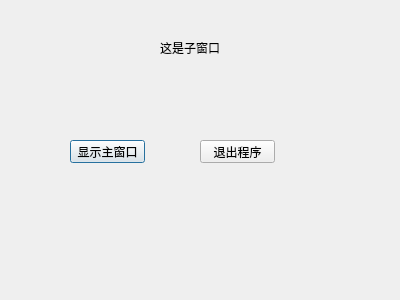
<?xml version="1.0" encoding="UTF-8"?>
<ui version="4.0">
 <class>Dialog</class>
 <widget class="QDialog" name="Dialog">
  <property name="geometry">
   <rect>
    <x>0</x>
    <y>0</y>
    <width>400</width>
    <height>300</height>
   </rect>
  </property>
  <property name="windowTitle">
   <string>Dialog</string>
  </property>
  <widget class="QLabel" name="label">
   <property name="geometry">
    <rect>
     <x>160</x>
     <y>40</y>
     <width>91</width>
     <height>16</height>
    </rect>
   </property>
   <property name="text">
    <string>这是子窗口</string>
   </property>
  </widget>
  <widget class="QPushButton" name="showMainWindow">
   <property name="geometry">
    <rect>
     <x>70</x>
     <y>140</y>
     <width>75</width>
     <height>23</height>
    </rect>
   </property>
   <property name="text">
    <string>显示主窗口</string>
   </property>
  </widget>
  <widget class="QPushButton" name="quitProgram">
   <property name="geometry">
    <rect>
     <x>200</x>
     <y>140</y>
     <width>75</width>
     <height>23</height>
    </rect>
   </property>
   <property name="text">
    <string>退出程序</string>
   </property>
  </widget>
 </widget>
 <resources/>
 <connections>
  <connection>
   <sender>quitProgram</sender>
   <signal>clicked()</signal>
   <receiver>Dialog</receiver>
   <slot>close()</slot>
   <hints>
    <hint type="sourcelabel">
     <x>253</x>
     <y>156</y>
    </hint>
    <hint type="destinationlabel">
     <x>257</x>
     <y>185</y>
    </hint>
   </hints>
  </connection>
 </connections>
</ui>
